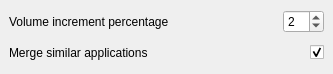
<?xml version="1.0" encoding="UTF-8"?>
<ui version="4.0">
 <class>SettingsPage</class>
 <widget class="QMainWindow" name="SettingsPage">
  <property name="geometry">
   <rect>
    <x>0</x>
    <y>0</y>
    <width>333</width>
    <height>74</height>
   </rect>
  </property>
  <property name="windowTitle">
   <string>Settings</string>
  </property>
  <widget class="QWidget" name="centralwidget">
   <layout class="QGridLayout" name="gridLayout">
    <item row="2" column="0">
     <widget class="QLabel" name="label_9">
      <property name="minimumSize">
       <size>
        <width>0</width>
        <height>25</height>
       </size>
      </property>
      <property name="text">
       <string>Merge similar applications</string>
      </property>
     </widget>
    </item>
    <item row="1" column="1">
     <spacer name="horizontalSpacer_3">
      <property name="orientation">
       <enum>Qt::Orientation::Horizontal</enum>
      </property>
      <property name="sizeHint" stdset="0">
       <size>
        <width>40</width>
        <height>20</height>
       </size>
      </property>
     </spacer>
    </item>
    <item row="1" column="2">
     <widget class="QSpinBox" name="volumeIncrementSpinBox">
      <property name="maximum">
       <number>20</number>
      </property>
      <property name="value">
       <number>2</number>
      </property>
     </widget>
    </item>
    <item row="1" column="0">
     <widget class="QLabel" name="label_8">
      <property name="minimumSize">
       <size>
        <width>0</width>
        <height>25</height>
       </size>
      </property>
      <property name="text">
       <string>Volume increment percentage</string>
      </property>
     </widget>
    </item>
    <item row="2" column="2">
     <widget class="QCheckBox" name="mergeSimilarCheckBox">
      <property name="layoutDirection">
       <enum>Qt::LayoutDirection::RightToLeft</enum>
      </property>
      <property name="text">
       <string/>
      </property>
      <property name="checked">
       <bool>true</bool>
      </property>
     </widget>
    </item>
   </layout>
  </widget>
 </widget>
 <resources/>
 <connections/>
</ui>
